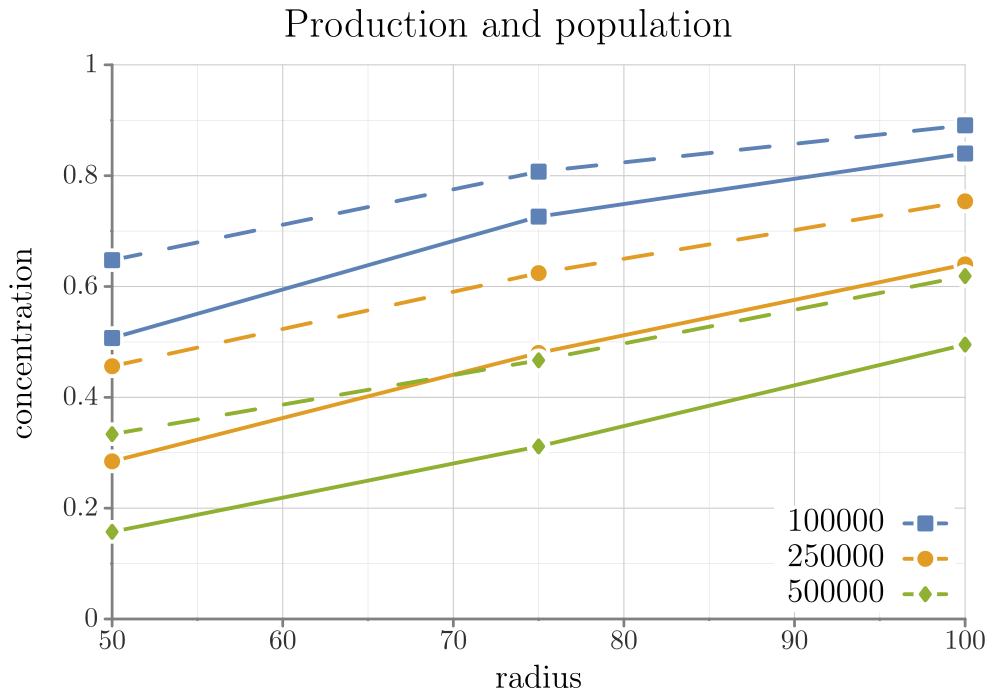

Write gnuplot code to recreate this figure.
##### terminal
clear
# set loadpath '~/Dropbox/proj/gp/src'
set term tikz standalone size 12.5cm,8.75cm font ",14" gparrows scale 2,2 textscale 2
set datafile separator ','

##### output
set output 'concentration_with_radius.tex'

##### bg: bg color, axes, grid, tics
##### http://www.colourlovers.com/palette/268142/Danger_Mouse
Danger='#F84934'; # red
Shoes='#4D5E5F'; # grey
##### Rand Olson
roBlue='#1F77B4';
roRed='#D62728';
# border
set style line 21 lt 1 lc rgb '#808080' 
set border 3 back ls 21 lw 5
# grid
set style line 22 lt 2 lc rgb '#CCCCCC' lw 2
set style line 23 lt 2 lc rgb '#DDDDDD' lw 1
set grid xtics mxtics ytics mytics back ls 22, ls 23
# tics
set tics textcolor rgb '#303030'
set tics nomirror out scale 1,.1
set mxtics 2
set mytics 2

##### load default linestyles
set style increment user
# taken care of in terminal
do for [i=1:15] { set style line i lt 1 lw 7 }

##### line colors
# cb_paired
LightBlue=  '#A6CEE3'
DarkBlue=   '#1F78B4'
LightGreen= '#B2DF8A'
DarkGreen=  '#33A02C'
LightRed=   '#FB9A99'
DarkRed=    '#E31A1C'
LightOrange='#FDBF6F'
DarkOrange= '#FF7F00'
CB_PAIRED="#A6CEE3 #1F78B4 #B2DF8A #33A02C #FB9A99 #E31A1C #FDBF6F #FF7F00"
do for[i=1:8] {set style line i lc rgb word(CB_PAIRED,i)}
####

##### data style
set style data linespoints;
set style line 1 pt 5
set style line 2 pt 7
set style line 3 pt 13
set style line 4 pt 17
set style line 5 pt 4
set style line 6 pt 6
set style line 7 pt 12
set style line 8 pt 16
#
set pointintervalbox 4.5
do for [i=1:15] {set style line i ps 2.75 pi -1}

# NOTE: offsets should be a function of font sizes
##### key
set key t l Left spacing 4 width 5 opaque font ",12"

##### tics (note that tics are also set in theme)
set xtics font ",10" offset 0,.1
set ytics font ",10" offset 1.5,0

##### plot
set title font ",14" "Production and population" offset -3,.3
set xlabel "radius" offset 0,-.7 font ",12"
set ylabel "concentration" offset -2,0 font ",12"


set style line 1 lw 7 ps 2.75 pi -1 pt 5 lc rgb '#5e82b5';         set style line 2 lw 7 ps 2.75 pi -1 pt 7 lc rgb '#e09c24';         set style line 3 lw 7 ps 2.75 pi -1 pt 13 lc rgb '#8fb030';         set style line 4 lw 7 ps 2.75 pi -1 pt 5 lc rgb '#5e82b5';         set style line 5 lw 7 ps 2.75 pi -1 pt 7 lc rgb '#e09c24';         set style line 6 lw 7 ps 2.75 pi -1 pt 13 lc rgb '#8fb030';         set style increment user;
        set key r b width 8;
        set yrange [0:1];
        set xrange [50:100];
        

plot for [file in "concentrations_pt100000.csv concentrations_pt250000.csv concentrations_pt500000.csv"] file u 1:3 ti columnheader(1),         for [file in "concentrations_pt100000.csv concentrations_pt250000.csv concentrations_pt500000.csv"] file u 1:4 noti dashtype 2;

set term x11 reset;
